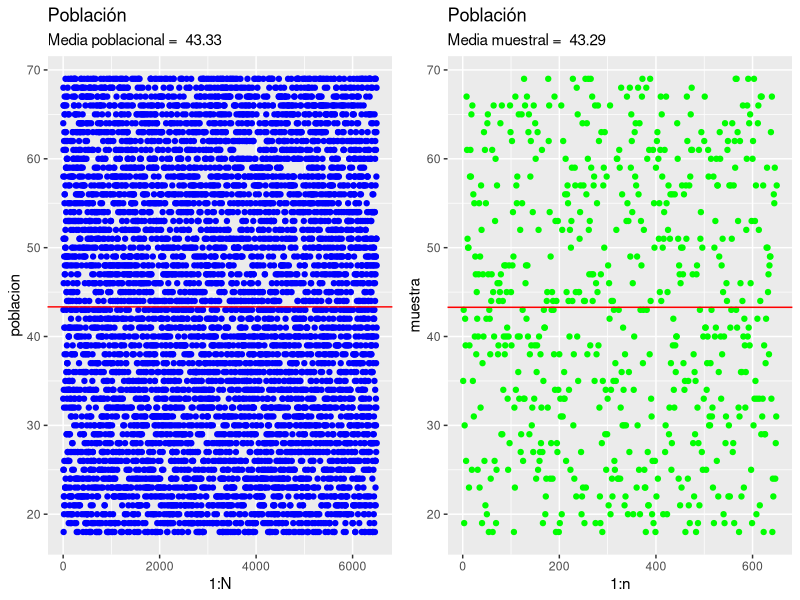
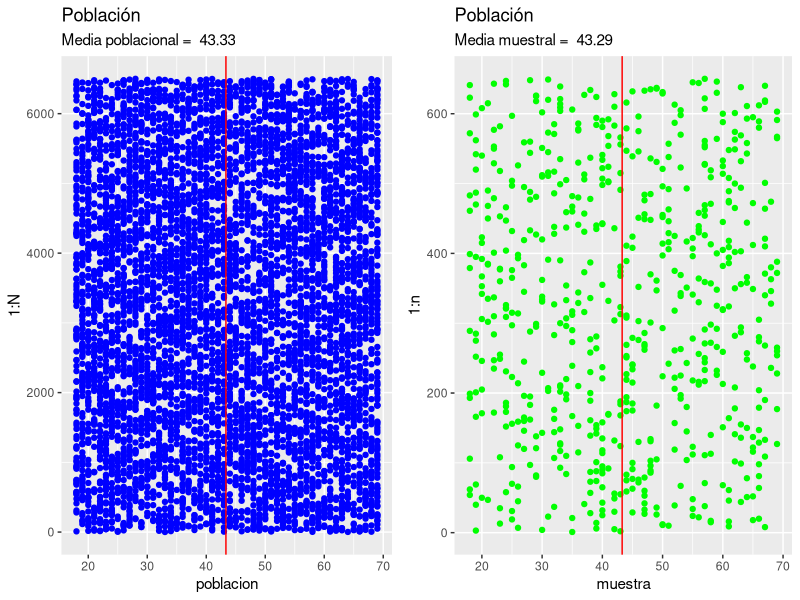

Here is the R script that generated these plots, in order:
## ---- chunk 1
library(ggplot2)
library(cowplot)
## ---- chunk 2
set.seed(2023)
## ---- chunk 3
poblacion <- sample(x = 18:69, 
                    size = 6500, 
                    replace = TRUE) 
# Poblacion de un universo de numeros entre 18-60

poblacion
## ---- chunk 4
N <- length(poblacion)
N
## ---- chunk 5
n <- N * 0.10 
muestra <- sample(x = poblacion, size = n, replace = FALSE)
muestra
## ---- chunk 6
media_p <- mean(poblacion)
media_p
## ---- chunk 7
media_m <- mean(muestra)
media_m
## ---- chunk 8
str(poblacion)
str(muestra)

## ---- chunk 9
summary(poblacion)
summary(muestra)
## ---- chunk 10
g1 = ggplot()+
  geom_point(aes(x = 1:N, y = poblacion), col= 'blue') + 
  geom_hline(yintercept = media_p, col='red') +
  ggtitle(label = "Población", subtitle = paste("Media poblacional = ", round(media_p, 2)))
## ---- chunk 11
g2 = ggplot()+
  geom_point(aes(x = 1:n, y = muestra), col= 'green') + 
  geom_hline(yintercept = media_m, col='red') +
  ggtitle(label = "Población", subtitle = paste("Media muestral = ", round(media_m, 2)))
## ---- chunk 12
plot_grid(g1, g2)
## ---- chunk 13
g1 = ggplot()+
  geom_point(aes(x = poblacion, y = 1:N), col= 'blue') + 
  geom_vline(xintercept = media_p, col='red') +
  ggtitle(label = "Población", subtitle = paste("Media poblacional = ", round(media_p, 2)))
## ---- chunk 14
g2 = ggplot()+
  geom_point(aes(x = muestra, y = 1:n), col= 'green') + 
  geom_vline(xintercept = media_m, col='red') +
  ggtitle(label = "Población", subtitle = paste("Media muestral = ", round(media_m, 2)))
## ---- chunk 15
plot_grid(g1, g2)
